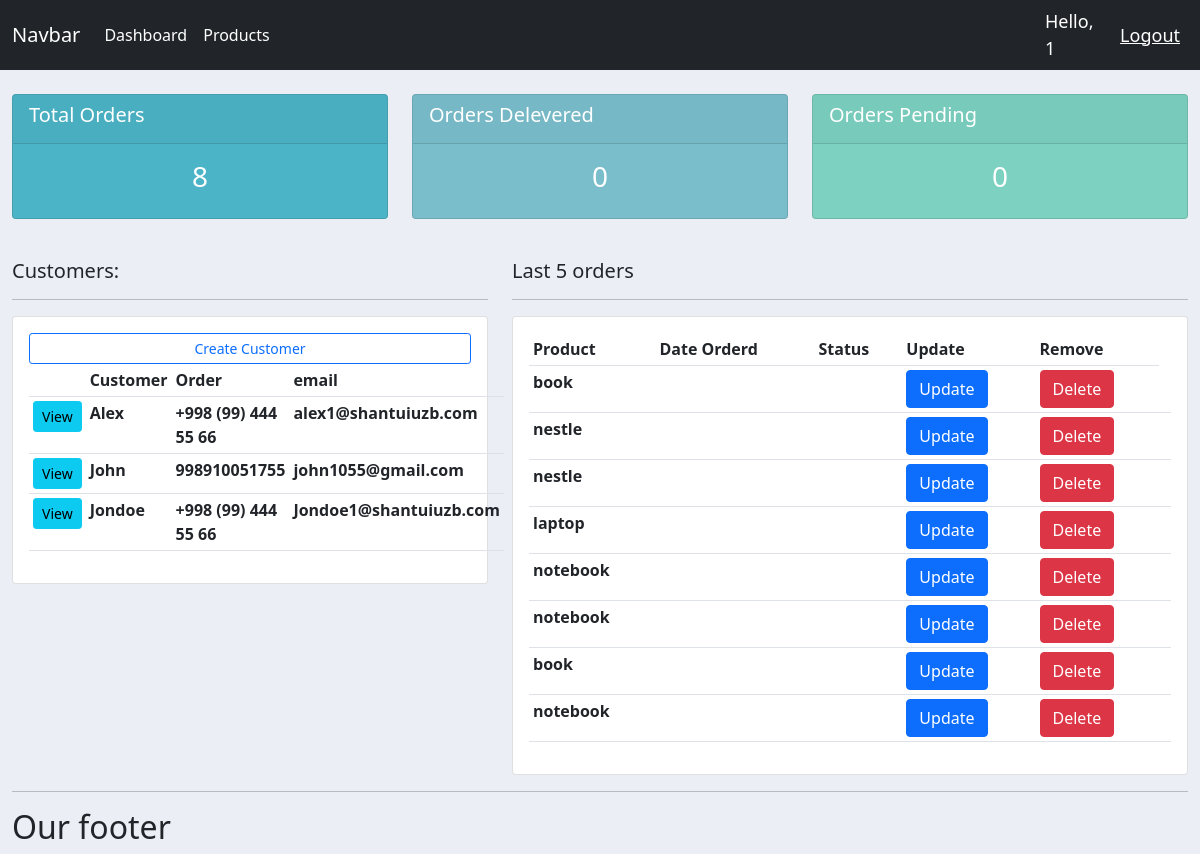
The app's page / (signed in) with its own data.
### main/models.py (models this page shows, shortened)
class Customer(models.Model):
    name = models.CharField(max_length=100, null=True)
    phone = models.CharField(max_length=100, null=True)
    email = models.CharField(max_length=100, null=True)
    data_create = models.DateTimeField(auto_now_add=True, null=True)

class Order(models.Model):
    STATUS = (
        ('Waiting', 'Waiting'),
        ('Deliver', 'Deliver'),
    )
    customer = models.ForeignKey(Customer, null=True, on_delete=models.SET_NULL)
    product = models.ForeignKey(Product, null=True, on_delete=models.SET_NULL)
    data_created = models.DateTimeField(auto_now_add=True, null=True)
    status = models.CharField(max_length=200, null=True, choices=STATUS)
    note = models.CharField(max_length=1000, null=True)

class Product(models.Model):
    CATEGORY = (
        ('Indoor', 'Indoor'),
        ('Out door', 'Out door'),
    )
    name = models.CharField(max_length=100, null=True)
    price = models.FloatField(null=True)
    category = models.CharField(max_length=200, null=True, choices=CATEGORY)
    description = models.CharField(max_length=100, null=True)
    date_create = models.DateTimeField(auto_now_add=True, null=True)
    def __str__(self):
        return self.name

### main/views.py (the view)
# urls.py: 2. Add a URL to urlpatterns:  path('', views.home, name='home')
@login_required(login_url='login')
def home(request):
    orders = Order.objects.all()
    customers = Customer.objects.all()
    total_customers = customers.count()
    total_orders = orders.count()
    delivered = orders.filter(status='Delivered').count()
    pending = orders.filter(status='Pending').count()
    context = {'orders': orders, 'customers': customers,
               'total_customers': total_customers, 'delivered': delivered,
               'total_orders': total_orders, 'pending': pending}
    return render(request, 'main/home.html', context)

### main/templates/main/home.html
{% extends 'base.html' %}
{% block content %}
{% include 'main/status.html' %}
<br>
<div class="row">
    <div class="col-md-5">
        <h5>Customers:</h5>
        <hr>
        <div class="card card-body">
            <a class="btn btn-outline-primary btn-sm btn-block" href="">Create Customer</a>
            <table class="table table-sm">
                <tr>
                    <td></td>
                    <th>Customer</th>
                    <th>Order</th>
                    <th>email</th>
                </tr>
                {% for customer in customers %}
                    <tr>
                        <td><a class='btn btn-sm btn-info' href="{% url 'customer' customer.id %}">View</a></td>
                        <th>{{customer.name}}</th>
                        <th>{{customer.phone}}</th>
                        <th>{{customer.email}}</th>
                    </tr>
                {% endfor %}
            </table>
        </div>
    </div>
    <div class="col-md-7">
        <h5>Last 5 orders</h5>
        <hr>
        <div class="card card-body">
            <table class="table table-sm">
                <tr>
                    <th>Product</th>
                    <th>Date Orderd</th>
                    <th>Status</th>
                    <th>Update</th>
                    <th>Remove</th>
                </tr>
                {% for order in orders %}
                <tr>
                    <th>{{order.product}}</th>
                    <th>{{order.date_order}}</th>
                    <th>{{order_status}}</th>
                    <th><a class="btn btn-primary" href="{% url 'update_order' order.id %}">Update</a></th>
                    <th><a class="btn btn-danger" href="{% url 'delete_order' order.id %}">Delete</a></th>
                    <th></th>
                </tr>
                {% endfor %}
            </table>
        </div>
    </div>
{% endblock %}

### main/templates/base.html (shortened to what this page needs)
{% load static %}
<!doctype html>
<html lang="en">
<head>
    <link href="https://cdn.jsdelivr.net/npm/bootstrap@5.0.2/dist/css/bootstrap.min.css" rel="stylesheet">
    <link rel="stylesheet" type="text/css" href="{% static '/css/main.css' %}">
</head>
<body>
<nav class="navbar navbar-expand-lg navbar-dark bg-dark">
  <div class="container-fluid">
    <a class="navbar-brand" href="#">Navbar</a>
    <div class="collapse navbar-collapse" id="navbarSupportedContent">
      <ul class="navbar-nav me-auto mb-2 mb-lg-0">
        <li class="nav-item">
              <a class="nav-link active" aria-current="page" href="{% url 'home' %}">Dashboard</a>
        </li>
          <li>
          <a class="nav-link active" href="{% url 'products'  %}"  aria-disabled="true">Products</a>
        </li>
      </ul>
    </div>
  </div>
    <span class="hello-msg">Hello, {{ request.user }}</span>
    <span> <a class="hello-msg" href="{% url 'logout' %}"> Logout </a> </span>
</nav>
   <div class="container-fluid">
    {% block content %}
    {% endblock %}
    </div>
<hr>
<h2>Our footer</h2>
</body>
</html>

### main/static/css/main.css (style rules this page uses)
body { background-color: #ebeff5; }

### main/templates/base.html (style rules this page uses)
.hello-msg { font-size: 18px; color: #fff; margin-right: 20px; }

### records on screen
Customer: name "Alex", phone "+998 (99) 444 55 66", email "alex1@shantuiuzb.com"
Customer: name "John", phone "998910051755", email "john1055@gmail.com"
Customer: name "Jondoe", phone "+998 (99) 444 55 66", email "Jondoe1@shantuiuzb.com"
Order: product "book"
Order: product "nestle"
Order: product "nestle"
Order: product "laptop"
Order: product "notebook"
Order: product "notebook"
Order: product "book"
Order: product "notebook"

### other values on screen
{{ request.user }} "1"
{{ total_orders }} "8"
{{ delivered }} "0"
{{ pending }} "0"
